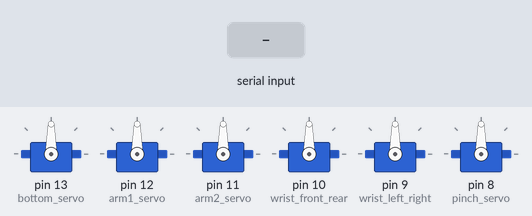
A sketch run on a simulated Arduino Uno, built with avr-gcc and run on an emulated ATmega328P. Parts: 6 × servo. The test bench sets the inputs (shaded band). What the sketch prints to the serial monitor is not drawn.

Above: at 1.2 s.
1.3 s: "13\n" received over Serial
At 2.8 s:
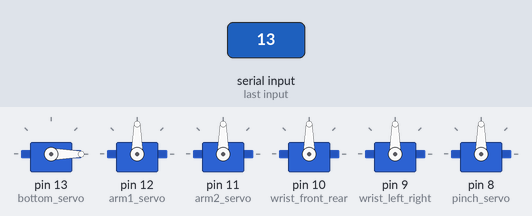
3.8 s: "12\n" received over Serial
At 5.9 s:
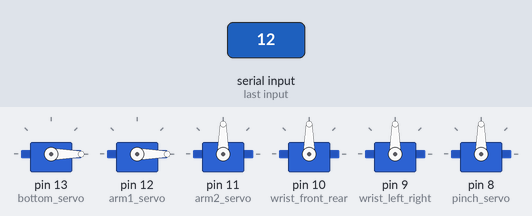
6.3 s: "11\n" received over Serial
At 7.8 s:
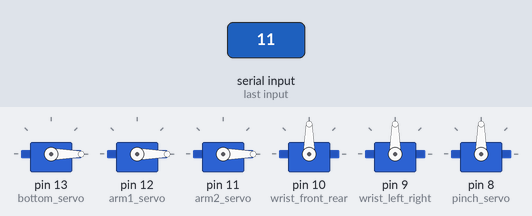
8.8 s: "10\n" received over Serial
At 11.0 s:
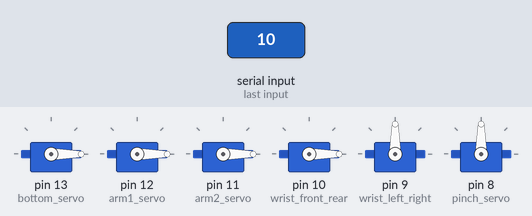
11.3 s: "9\n" received over Serial
At 12.7 s:
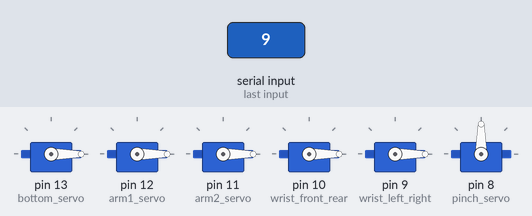
Timing chart, 0 to 14.3 s (numbered marks = the images above; inputs shaded):
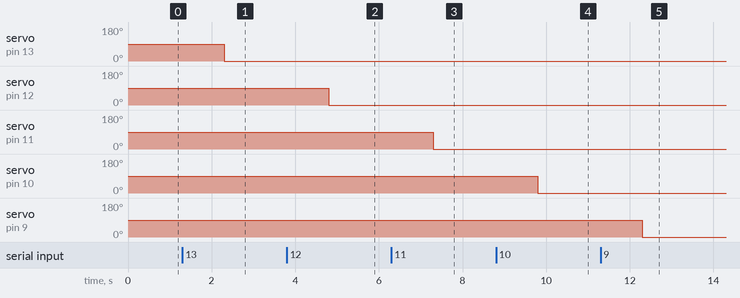

The sketch:

robotarm_leapmotion.ino
```cpp
#include<Servo.h>

int incomingByte = 0;	// 用來儲存收進來的 data byte
Servo bottom_servo;
Servo arm1_servo;
Servo arm2_servo;
Servo wrist_front_rear;
Servo wrist_left_right;
Servo pinch_servo;

void setup() {
  // 開啟Serial port,通訊速率為9600bps
  Serial.begin(9600);
  Serial.println("Hello Arduino");

  bottom_servo.attach(13);
  arm1_servo.attach(12);
  arm2_servo.attach(11);
  wrist_front_rear.attach(10);
  wrist_left_right.attach(9);
  pinch_servo.attach(8);
}

void loop() {
}

void serialEvent(){
  char buffer[7] = {};
  char pin[2] = {};
  char angle[6] = {};

  Serial.readBytes(buffer,6);
  strcpy(pin,buffer);
  strcpy(angle,buffer);
  angle[0] = ' ';
  angle[1] = ' ';
  angle[2] = ' ';


  int angle_int;
  angle_int = atoi(angle);
  Serial.print(angle_int);

  if(atoi(pin) == 13) {
    bottom_servo.write(angle_int);
  }

   if(atoi(pin) == 12) {
     arm1_servo.write(angle_int);
  }

   if(atoi(pin) == 11) {
     arm2_servo.write(angle_int);
  }

   if(atoi(pin) == 10) {
     wrist_front_rear.write(angle_int);
  }

   if(atoi(pin) == 9) {
     wrist_left_right.write(angle_int);
  }

   if(atoi(pin) == 8) {
     pinch_servo.write(angle_int);
  }

  Serial.flush();
}
```

Measured:
- after the input at 1.3 s, servo on pin 13 (bottom_servo): 90° → 0° after 1.0 s
- after the input at 3.8 s, servo on pin 12 (arm1_servo): 90° → 0° after 1.0 s
- after the input at 6.3 s, servo on pin 11 (arm2_servo): 90° → 0° after 1.0 s
- after the input at 8.8 s, servo on pin 10 (wrist_front_rear): 90° → 0° after 1.0 s
- after the input at 11.3 s, servo on pin 9 (wrist_left_right): 90° → 0° after 1.0 s
